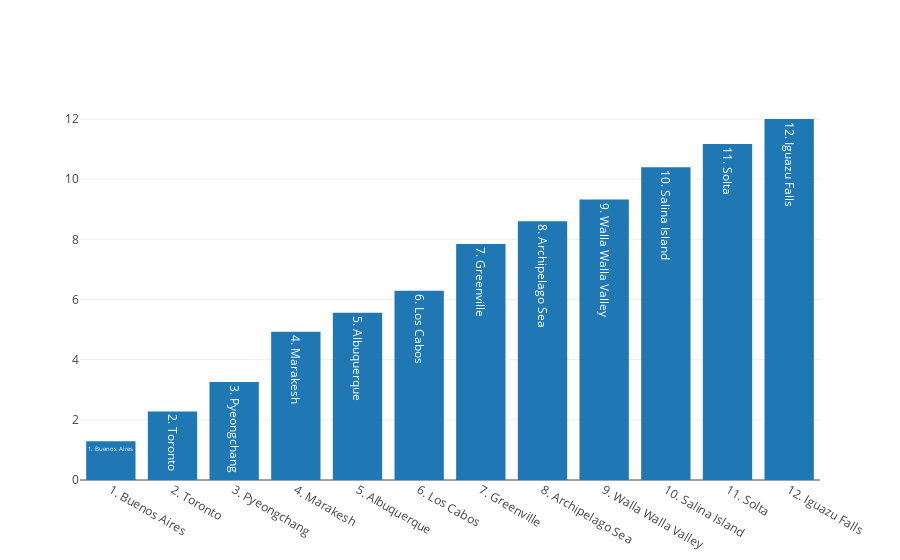

Notebook code for this chart:
### Code cell
import plotly
plotly.offline.init_notebook_mode(connected=True)
plotly.offline.iplot([trace_populations])

### Figure 1 — Plotly figure (JSON) as saved in the notebook; plotly's stock layout.template omitted (floating-point values rounded to 4 significant figures)
{"data": [{"name": "populations", "text": ["1. Buenos Aires", "2. Toronto", "3. Pyeongchang", "4. Marakesh", "5. Albuquerque", "6. Los Cabos", "7. Greenville", "8. Archipelago Sea", "9. Walla Walla Valley", "10. Salina Island", "11. Solta", "12. Iguazu Falls"], "type": "bar", "x": ["1. Buenos Aires", "2. Toronto", "3. Pyeongchang", "4. Marakesh", "5. Albuquerque", "6. Los Cabos", "7. Greenville", "8. Archipelago Sea", "9. Walla Walla Valley", "10. Salina Island", "11. Solta", "12. Iguazu Falls"], "y": ["1. 2891000", "2. 2800000", "3. 2581000", "4. 928850", "5. 559277", "6. 287651", "7. 84554", "8. 60000", "9. 32237", "10. 4000", "11. 1700", "12. 0"]}], "layout": {}}
